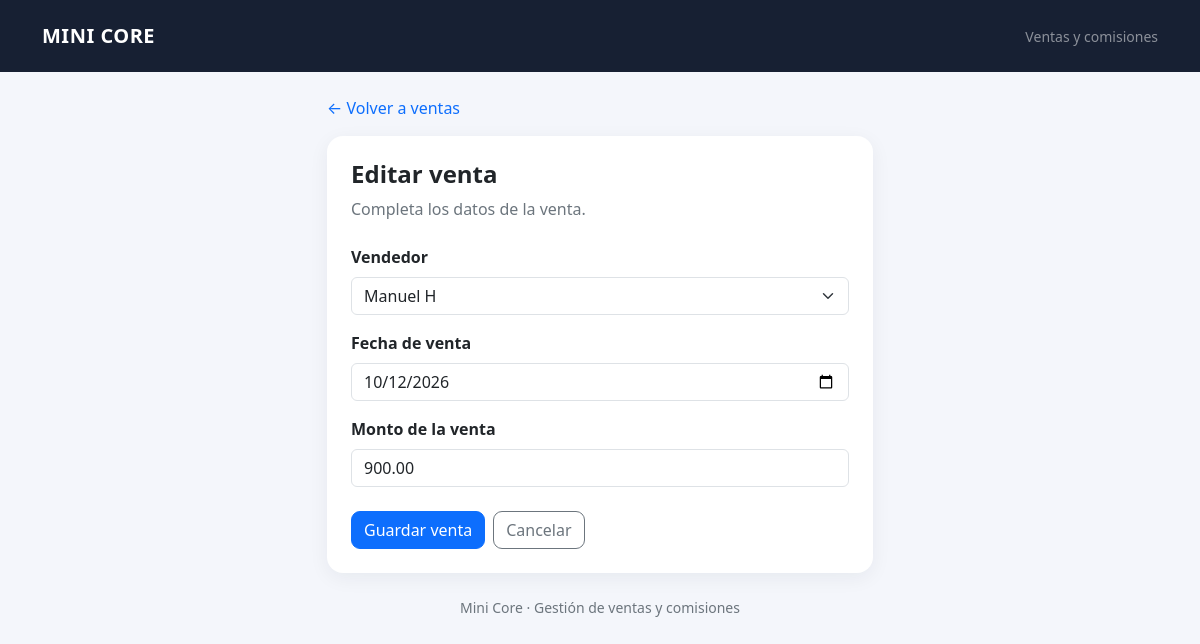
Screenshot of /1/editar/ with the database file from the repository.
### ventas/models.py (models this page shows, shortened)
class Venta(models.Model):
    vendedor = models.ForeignKey(
        Vendedor,
        on_delete=models.CASCADE,
        related_name="ventas",
    )
    fecha_venta = models.DateField()
    monto = models.DecimalField(
        max_digits=10,
        decimal_places=2,
        validators=[MinValueValidator(Decimal("0.01"))],
    )
    fecha_creacion = models.DateTimeField(auto_now_add=True)
    fecha_modificacion = models.DateTimeField(auto_now=True)
    class Meta:
        ordering = ["-fecha_venta", "-pk"]

### ventas/views.py (the view, shortened to what this page needs)
# urls.py: path("<int:pk>/editar/", views.editar_venta, name="editar"),
@require_http_methods(["GET", "POST"])
def editar_venta(request, pk):
    venta = get_object_or_404(Venta, pk=pk)
    form = VentaForm(
        request.POST if request.method == "POST" else None,
        instance=venta,
    )
    return render(
        request,
        "ventas/formulario.html",
        {
            "form": form,
            "titulo": "Editar venta",
        },
    )

### ventas/forms.py
class VentaForm(forms.ModelForm):
    class Meta:
        model = Venta
        fields = ["vendedor", "fecha_venta", "monto"]
        labels = {
            "vendedor": "Vendedor",
            "fecha_venta": "Fecha de venta",
            "monto": "Monto de la venta",
        }
        widgets = {
            "vendedor": forms.Select(
                attrs={"class": "form-select"}
            ),
            "fecha_venta": forms.DateInput(
                format="%Y-%m-%d",
                attrs={
                    "class": "form-control",
                    "type": "date",
                },
            ),
            "monto": forms.NumberInput(
                attrs={
                    "class": "form-control",
                    "min": "0.01",
                    "step": "0.01",
                    "placeholder": "Ejemplo: 900.00",
                },
            ),
        }
    def __init__(self, *args, **kwargs):
        super().__init__(*args, **kwargs)
        self.fields["fecha_venta"].input_formats = ["%Y-%m-%d"]
        if not self.is_bound and not self.instance.pk:
            self.initial["fecha_venta"] = timezone.localdate()

### ventas/models.py (called while the page is built)
    def __str__(self):
        return self.nombre

### ventas/templates/ventas/formulario.html (shortened to what this page needs)
{% extends "ventas/base.html" %}
{% block content %}
<div class="row justify-content-center">
    <div class="col-lg-6">
        <a
            href="{% url 'ventas:lista' %}"
            class="text-decoration-none d-inline-block mb-3"
        >
            ← Volver a ventas
        </a>
        <div class="card p-4">
            <h1 class="h4 fw-bold mb-2">{{ titulo }}</h1>
            <p class="text-secondary mb-4">
                Completa los datos de la venta.
            </p>
            <form method="post">
                {% for field in form %}
                    <div class="mb-3">
                        <label
                            for="{{ field.id_for_label }}"
                            class="form-label fw-semibold"
                        >
                            {{ field.label }}
                        </label>
                        {{ field }}
                    </div>
                {% endfor %}
                <div class="d-flex gap-2 mt-4">
                    <button type="submit" class="btn btn-primary">
                        Guardar venta
                    </button>
                    <a
                        href="{% url 'ventas:lista' %}"
                        class="btn btn-outline-secondary"
                    >
                        Cancelar
                    </a>
                </div>
            </form>
        </div>
    </div>
</div>
{% endblock %}

### ventas/templates/ventas/base.html (style rules this page uses)
body { background: #f4f6fb; color: #172033; }
.card { border: 0; border-radius: 16px; box-shadow: 0 5px 20px rgba(23, 32, 51, .06); }
.btn { border-radius: 9px; }

### rows the page displays
Venta: form "Manuel H" "10/12/2026" "900.00"

### other values shown
{{ titulo }} "Editar venta"
{{ field.label }} "Vendedor" "Fecha de venta" "Monto de la venta"
